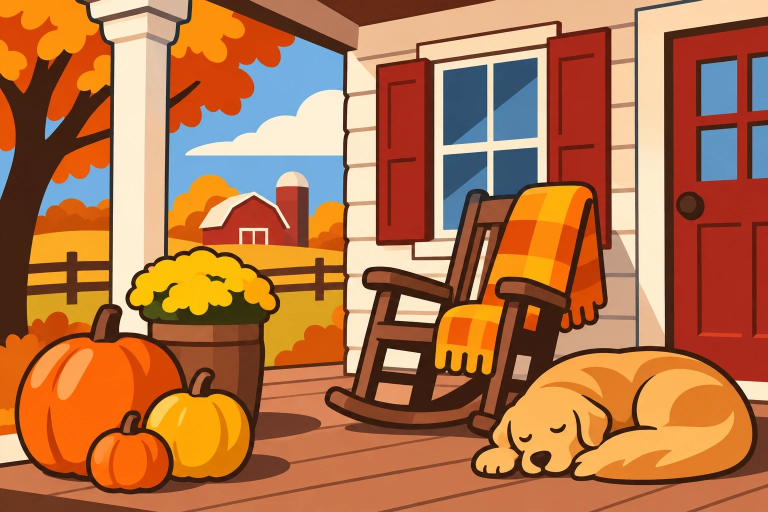
#> input picture research/segment/src/autumn-porch.jpg, 1536 x 1024 px (shown at 1/2 size)
$ python segment.py src/autumn-porch.jpg   (older library calls are emulated)
#> lines starting #> are read from the running program, lines starting #| are printed output that depends on the picture; after the words box and inside, x2 and y2 are one past the last pixel; in counts of white or black regions, pixels touching at a corner belong together
#!/usr/bin/env python3
"""Color-by-number segmentation experiment (Color Cafe, issue 11).

Pipeline: load -> optional smoothing -> Lab k-means quantise (N colours) ->
per-colour connected components -> merge small regions into best neighbour
(repeat until none below threshold) -> outlines -> number at most interior
point (distance transform) -> render page / palette / label map / previews.

Usage: python3 segment.py IMAGE --n 24 --smooth bilateral --min-area 400 --min-radius 6 --tag name
"""
import argparse, json, os, sys, time
import numpy as np
import cv2
from scipy import ndimage

T0 = time.perf_counter()
def tick(msg, t=[None]):
    now = time.perf_counter()
    if t[0] is not None:
        print(f"  [{now - t[0]:6.2f}s] {msg}", flush=True)
    t[0] = now

# ---------------------------------------------------------------- smoothing
def smooth(bgr, mode):
    if mode == "none":
        return bgr
    if mode == "bilateral":
        # two passes of a moderate bilateral: flattens brush texture, keeps edges
        x = cv2.bilateralFilter(bgr, d=9, sigmaColor=35, sigmaSpace=7)
        return cv2.bilateralFilter(x, d=9, sigmaColor=35, sigmaSpace=7)
    if mode == "strong":
        # three bilateral passes with a wider colour sigma: kills more brush texture
        x = bgr
        for _ in range(3):
            x = cv2.bilateralFilter(x, d=11, sigmaColor=50, sigmaSpace=9)
        return x
    if mode == "meanshift":
        # mean-shift is O(n * window); run at half resolution then upsample.
        h, w = bgr.shape[:2]
        small = cv2.resize(bgr, (w // 2, h // 2), interpolation=cv2.INTER_AREA)
        ms = cv2.pyrMeanShiftFiltering(small, sp=8, sr=20)
        return cv2.resize(ms, (w, h), interpolation=cv2.INTER_LINEAR)
    raise ValueError(mode)

# ---------------------------------------------------------------- quantise
def quantise_lab(bgr, n, seed=0, sample=200_000, max_share=1.0, min_split_de=4.0, n_max=None):
    """k-means in CIE Lab. Returns (colour index map uint8 HxW, palette BGR uint8 Nx3, palette Lab float Nx3)."""
    lab = cv2.cvtColor(bgr.astype(np.float32) / 255.0, cv2.COLOR_BGR2LAB)  # true CIE Lab: L 0..100, a/b ~ -128..127
    flat = lab.reshape(-1, 3)
    rng = np.random.default_rng(seed)
    idx = rng.choice(flat.shape[0], size=min(sample, flat.shape[0]), replace=False)
    crit = (cv2.TERM_CRITERIA_EPS + cv2.TERM_CRITERIA_MAX_ITER, 50, 0.5)
    _, _, centers = cv2.kmeans(flat[idx], n, None, crit, 5, cv2.KMEANS_PP_CENTERS)
    # assign every pixel to nearest centre (chunked to bound memory)
    out = np.empty(flat.shape[0], dtype=np.uint8)
    c2 = (centers ** 2).sum(1)
    step = 1_000_000
    for s in range(0, flat.shape[0], step):
        chunk = flat[s:s + step]
        d = c2[None, :] - 2.0 * chunk @ centers.T  # ||x-c||^2 - ||x||^2, argmin is same
        out[s:s + step] = d.argmin(1)
    # adaptive split: a colour that owns more than max_share of the pixels is re-split (k=2, Lab) so one
    # near-black colour cannot swallow half a dark painting. Stops when the two halves are closer than
    # min_split_de (not worth a new palette entry) or the palette hits n_max.
    n_max = n_max or n
    centers = centers.astype(np.float32)
    splits = []
    while len(centers) < n_max:
        share = np.bincount(out, minlength=len(centers)) / out.size
        c = int(share.argmax())
        if share[c] <= max_share:
            break
        members = np.flatnonzero(out == c)
        sub = flat[rng.choice(members, size=min(sample, members.size), replace=False)]
        _, _, sc = cv2.kmeans(sub, 2, None, crit, 3, cv2.KMEANS_PP_CENTERS)
        de = float(np.linalg.norm(sc[0] - sc[1]))
        if de < min_split_de:
            break
        # reassign this colour's pixels to the closer of the two sub-centres
        m = flat[members]
        d0 = ((m - sc[0]) ** 2).sum(1); d1 = ((m - sc[1]) ** 2).sum(1)
        new = len(centers)
        out[members[d1 < d0]] = new
        centers = np.vstack([centers, sc[1:2]]); centers[c] = sc[0]
        splits.append((c, new, round(de, 1), round(float(share[c]), 3)))
    if splits:
        print(f"    adaptive splits: {len(splits)} -> palette {len(centers)}: {splits}", flush=True)
    n = len(centers)
    # sort palette by luminance so numbering is dark->light (nicer legend)
    order = np.argsort(centers[:, 0])
    remap = np.empty(n, dtype=np.uint8); remap[order] = np.arange(n, dtype=np.uint8)
    out = remap[out]
    centers = centers[order]
    pal_bgr = (cv2.cvtColor(centers.reshape(1, -1, 3), cv2.COLOR_LAB2BGR).reshape(-1, 3) * 255.0).round().clip(0, 255).astype(np.uint8)
    return out.reshape(lab.shape[:2]), pal_bgr, centers

# ---------------------------------------------------------------- components
def components(cidx, n):
    """Connected components (4-connectivity) per colour. Returns label map int32 (1..R), region->colour array (len R+1), areas."""
    h, w = cidx.shape
    labels = np.zeros((h, w), dtype=np.int32)
    reg_colour = [0]
    areas = [0]
    offset = 0
    for c in range(n):
        mask = (cidx == c).astype(np.uint8)
        cnt, lab, stats, _ = cv2.connectedComponentsWithStats(mask, connectivity=4, ltype=cv2.CV_32S)
        if cnt <= 1:
            continue
        m = lab > 0
        labels[m] = lab[m] + offset
        reg_colour.extend([c] * (cnt - 1))
        areas.extend(stats[1:, cv2.CC_STAT_AREA].tolist())
        offset += cnt - 1
    return labels, np.array(reg_colour, dtype=np.int32), np.array(areas, dtype=np.int64)

def adjacency(labels):
    """Return (a, b, border_len) arrays for every pair of touching regions (a<b)."""
    pairs = []
    r = labels[:, :-1].ravel(); s = labels[:, 1:].ravel()
    m = r != s; pairs.append(np.stack([r[m], s[m]], 1))
    r = labels[:-1, :].ravel(); s = labels[1:, :].ravel()
    m = r != s; pairs.append(np.stack([r[m], s[m]], 1))
    p = np.concatenate(pairs)
    lo = p.min(1); hi = p.max(1)
    key = lo.astype(np.int64) * (labels.max() + 1) + hi
    uk, cnt = np.unique(key, return_counts=True)
    return uk // (labels.max() + 1), uk % (labels.max() + 1), cnt

def inscribed_radius(labels, nreg):
    """Distance-transform based 'most interior point' per region. Returns (radius[R+1], (y,x)[R+1])."""
    # boundary = pixel whose right or down neighbour has another label
    b = np.zeros(labels.shape, dtype=np.uint8)
    b[:, :-1] |= (labels[:, :-1] != labels[:, 1:])
    b[:-1, :] |= (labels[:-1, :] != labels[1:, :])
    b[:, -1] = 1; b[-1, :] = 1; b[0, :] = 1; b[:, 0] = 1  # image border counts as an edge
    dt = cv2.distanceTransform((1 - b), cv2.DIST_L2, 5)
    pos = ndimage.maximum_position(dt, labels=labels, index=np.arange(1, nreg + 1))
    pos = np.array(pos, dtype=np.int32)
    rad = np.zeros(nreg + 1, dtype=np.float32)
    rad[1:] = dt[pos[:, 0], pos[:, 1]]
    out = np.zeros((nreg + 1, 2), dtype=np.int32); out[1:] = pos
    return rad, out, dt

def merge_small(cidx, n, pal_lab, min_area, min_radius, max_passes=12):
    """Repeatedly merge regions below thresholds into the best touching neighbour.
    'best' = neighbour maximising shared-border-length / (1 + Lab distance)   (prefers long shared edge, similar colour).
    Merging recolours the small region to the neighbour's palette colour, then components are recomputed."""
    history = []
    for p in range(max_passes):
        labels, reg_colour, areas = components(cidx, n)
        R = len(areas) - 1
        rad, pos, _ = inscribed_radius(labels, R)
        small = np.zeros(R + 1, dtype=bool)
        small[1:] = (areas[1:] < min_area) | (rad[1:] < min_radius)
        nsmall = int(small.sum())
        history.append((R, nsmall, int(areas[1:].min()), float(rad[1:].min())))
        print(f"    pass {p}: regions={R:,} small={nsmall:,} min_area={areas[1:].min()} min_rad={rad[1:].min():.1f}", flush=True)
        if nsmall == 0:
            return labels, reg_colour, areas, rad, pos, history
        a, b, blen = adjacency(labels)
        # candidate merges: small region -> neighbour that is strictly "bigger" (area, then id) so the
        # merge graph is acyclic (no two small regions swapping colours forever).
        ea = np.concatenate([a, b]); eb = np.concatenate([b, a]); el = np.concatenate([blen, blen])
        bigger = (areas[eb] > areas[ea]) | ((areas[eb] == areas[ea]) & (eb > ea))
        keep = small[ea] & bigger
        ea, eb, el = ea[keep], eb[keep], el[keep]
        dcol = np.linalg.norm(pal_lab[reg_colour[ea]] - pal_lab[reg_colour[eb]], axis=1)
        # score: long shared edge, similar colour, prefer a neighbour that will survive
        score = el / (1.0 + dcol) * np.where(small[eb], 0.5, 1.0)
        order = np.lexsort((-score, ea))
        ea_s, eb_s = ea[order], eb[order]
        first = np.ones(len(ea_s), dtype=bool); first[1:] = ea_s[1:] != ea_s[:-1]
        target = np.arange(R + 1, dtype=np.int64)
        target[ea_s[first]] = eb_s[first]
        # pointer-jump so a->b->c resolves to c in this pass
        for _ in range(64):
            nt = target[target]
            if np.array_equal(nt, target):
                break
            target = nt
        new_col = reg_colour[target]
        cidx = new_col[labels].astype(np.uint8)
    labels, reg_colour, areas = components(cidx, n)
    R = len(areas) - 1
    rad, pos, _ = inscribed_radius(labels, R)
    return labels, reg_colour, areas, rad, pos, history

# ---------------------------------------------------------------- giant-region split
# [74 lines left out: function split_giants, not called in this run]

# ---------------------------------------------------------------- rendering
def outline_mask(labels):
    b = np.zeros(labels.shape, dtype=np.uint8)
    b[:, :-1] |= (labels[:, :-1] != labels[:, 1:])
    b[:-1, :] |= (labels[:-1, :] != labels[1:, :])
    return b

def render_page(labels, reg_colour, rad, pos, outline, number_min_radius=5.0):
    h, w = labels.shape
    page = np.full((h, w, 3), 255, dtype=np.uint8)
    # 2px grey outline
    thick = cv2.dilate(outline, np.ones((2, 2), np.uint8))
    page[thick > 0] = (90, 90, 90)
    R = len(reg_colour) - 1
    placed = 0
    for r in range(1, R + 1):
        rr = rad[r]
        if rr < number_min_radius:
            continue
        txt = str(int(reg_colour[r]) + 1)
        # font so the text height ~ 0.9 * inscribed diameter, capped
        scale = min(max(rr * 1.1 / 22.0, 0.3), 2.5)
        (tw, th), _ = cv2.getTextSize(txt, cv2.FONT_HERSHEY_SIMPLEX, scale, 1)
        if max(tw, th) > rr * 2.2:
            scale *= (rr * 2.2) / max(tw, th)
            (tw, th), _ = cv2.getTextSize(txt, cv2.FONT_HERSHEY_SIMPLEX, scale, 1)
        y, x = pos[r]
        cv2.putText(page, txt, (int(x - tw / 2), int(y + th / 2)), cv2.FONT_HERSHEY_SIMPLEX, scale, (40, 40, 40), 1, cv2.LINE_AA)
        placed += 1
    return page, placed

# [11 lines left out: function render_palette, not called in this run]

def label_vis(labels, reg_colour, pal_bgr):
    return pal_bgr[reg_colour[labels]]

# ---------------------------------------------------------------- main
def main():
    ap = argparse.ArgumentParser()
    ap.add_argument("image")
    ap.add_argument("--n", type=int, default=24)
    ap.add_argument("--smooth", default="bilateral", choices=["none", "bilateral", "strong", "meanshift"])
    ap.add_argument("--min-area", type=int, default=400)
    ap.add_argument("--min-radius", type=float, default=6.0)
    ap.add_argument("--max-share", type=float, default=1.0, help="split any palette colour owning more than this pixel fraction")
    ap.add_argument("--extra", type=int, default=12, help="max extra palette entries the adaptive split may add")
    ap.add_argument("--max-share-region", type=float, default=1.0, help="post-merge: split any region bigger than this fraction of the image")
    ap.add_argument("--tag", default=None)
    ap.add_argument("--out", default=os.path.join(os.path.dirname(os.path.abspath(__file__)), "out"))
    ap.add_argument("--save-all", action="store_true", help="save page/palette/label map/previews (else only stats)")
    args = ap.parse_args()

    name = os.path.splitext(os.path.basename(args.image))[0]
    tag = args.tag or f"{name}_n{args.n}_{args.smooth}_a{args.min_area}_r{int(args.min_radius)}" + (f"_ms{int(args.max_share*100)}" if args.max_share < 1 else "") + (f"_split{int(args.max_share_region*100)}" if args.max_share_region < 1 else "")
    os.makedirs(args.out, exist_ok=True)
    print(f"== {tag}")
    t_start = time.perf_counter()
    tick("start")
    orig = cv2.imread(args.image, cv2.IMREAD_COLOR)
#> orig is the input picture: shape (1024, 1536, 3); mean B, G, R 73.5, 115.6, 178.7
    h, w = orig.shape[:2]
    tick(f"loaded {w}x{h}")
    sm = smooth(orig, args.smooth)
    tick(f"smooth={args.smooth}")
    cidx, pal_bgr, pal_lab = quantise_lab(sm, args.n, max_share=args.max_share, n_max=args.n + args.extra)
#> in quantise_lab, `_, _, centers = cv2.kmeans(flat[idx], n, None, crit, 5, cv2.KMEANS_PP_..`: centers = 24 rows, first 8: [78.44, 11.03, 24.64], [38.35, 51.02, 40.03], [15.53, 14.03, 16.47], [62.69, 32.71, 61.01], [57.12, -5.12, -27.05], [75.41, 20.23, 75.46], [58.46, 29.24, 36.82], [61.37, 52.96, 69.02]
#> in quantise_lab, `c2 = (centers ** 2).sum(1)`: c2 = 24 values, max 13405.3 at index 15, min 610.7 at index 22, mean 6458.2
#> the loop in quantise_lab, `while len(centers) < n_max:` made 1 pass
#> c on pass 1: 2
#> after the loop in quantise_lab, `while len(centers) < n_max:`: splits = []
#> in quantise_lab, `n = len(centers)`: n = 24
#> in quantise_lab, `order = np.argsort(centers[:, 0])`: order = 24 values, max 23 at index 1, min 0 at index 19, mean 11.5
#> in quantise_lab, `centers = centers[order]`: centers = 24 rows, first 8: [15.53, 14.03, 16.47], [22.03, -3.01, 24.61], [23.18, 32.71, 27.37], [24.51, 2.15, 2.33], [27.42, 21.01, 23.27], [33.59, -2.38, -20.74], [38.35, 51.02, 40.03], [41.73, 26.49, 31.53]
#> in quantise_lab, `pal_bgr = (cv2.cvtColor(centers.reshape(1, -1, 3), cv2.COLOR_LAB2BGR)...`: pal_bgr = 24 rows, first 8: [15, 30, 62], [14, 53, 59], [15, 29, 104], [55, 57, 63], [30, 51, 102], [112, 82, 49], [27, 42, 170], [47, 80, 150]
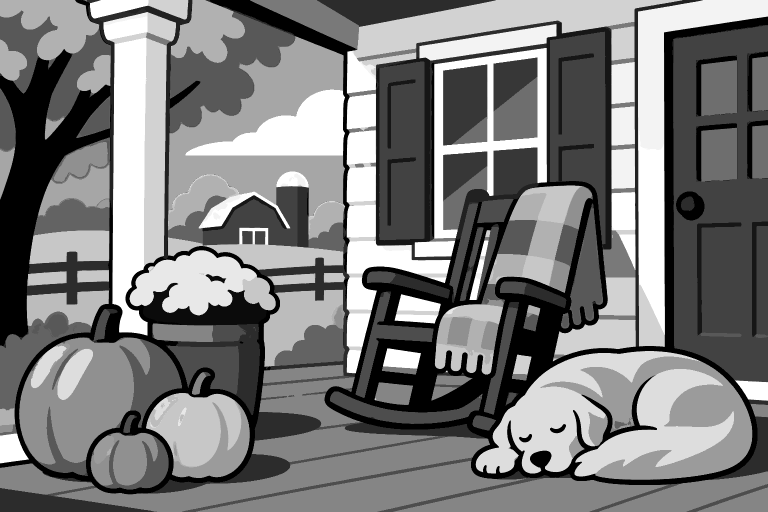
#> cidx: shape (1024, 1536) (shown at 1/2 size); min 0, max 23, mean 11.3; drawn with min black and max white
#> pal_lab has the same summary as centers in quantise_lab
    n_final = len(pal_bgr)
#> n_final = 24
    tick(f"kmeans N={args.n} -> palette {n_final}")
    labels0, rc0, areas0 = components(cidx, n_final)
#> the loop in components, `for c in range(n):` made 24 passes
#> (cnt, offset) on passes 1 to 8: (65, 64), (50, 113), (488, 600), (252, 851), (1665, 2515), (148, 2662), (400, 3061), (2091, 5151)
#> pass 1, in components, `cnt, lab, stats, _ = cv2.connectedComponentsWithStats(mask, connectivi..`:
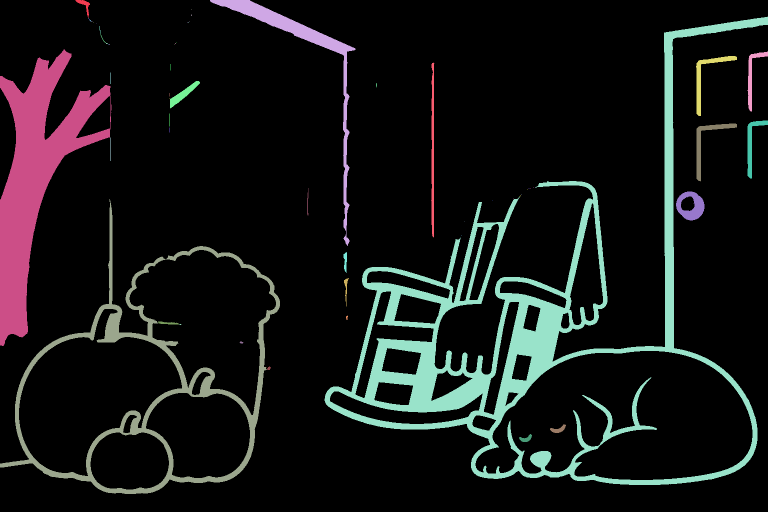
#> lab: shape (1024, 1536) int32 (shown at 1/2 size); 65 distinct labels, from 0 to 64; one colour per label, 0 black
#> after the loop in components, `for c in range(n):`:
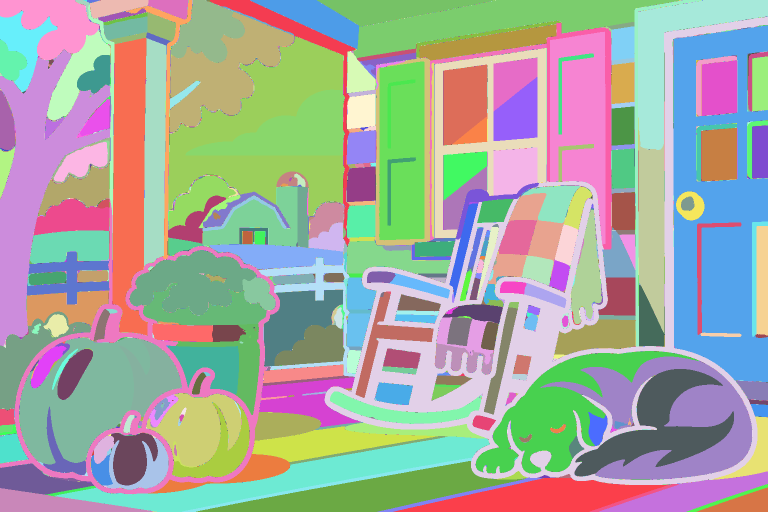
#> labels: shape (1024, 1536) int32 (shown at 1/2 size); 11123 distinct labels, from 1 to 11123; one colour per label, 0 black
#> after the loop in components, `for c in range(n):`:
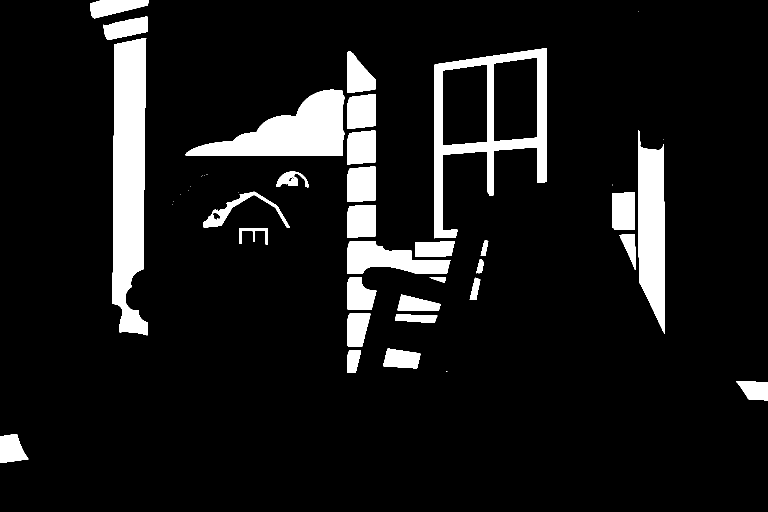
#> mask: shape (1024, 1536) (shown at 1/2 size); values 0 (black) and 1 (white), 9.6% white; 44 white regions (14 under 20 px), largest, box (x1, y1, x2, y2) and area: (225, 76, 295, 671) 33244, (371, 179, 690, 311) 21265, (869, 96, 1093, 477) 20665
#> after the loop in components, `for c in range(n):`: areas = 11124 values, max 100308 at index 5, min 0 at index 0, mean 141.4; offset = 11123; reg_colour = 11124 values from 0 to 23
#> rc0 = 11124 values from 0 to 23; areas0 has the same summary as areas in components
    tick(f"raw components: {len(areas0)-1:,} regions, {int((areas0[1:] < args.min_area).sum()):,} below {args.min_area}px")
    labels, reg_colour, areas, rad, pos, hist = merge_small(cidx, n_final, pal_lab, args.min_area, args.min_radius)
#> the loop in merge_small, `for p in range(max_passes):` made 3 passes
#> R on passes 1 to 3: 11123, 178, 151
#> (printed output is left out)
#> pass 1, in inscribed_radius, `dt = cv2.distanceTransform((1 - b), cv2.DIST_L2, 5)`:
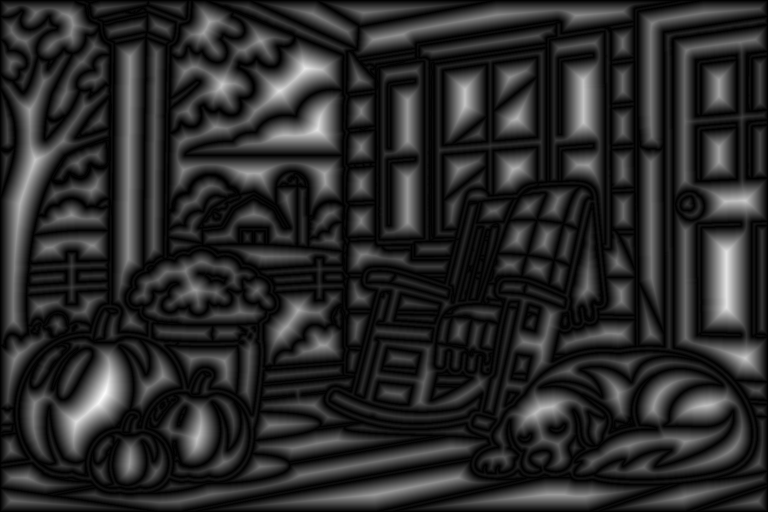
#> dt: shape (1024, 1536) float32 (shown at 1/2 size); min 0, max 56.19, mean 9.3; drawn with min black and max white
#> after the loop in merge_small, `for p in range(max_passes):`:
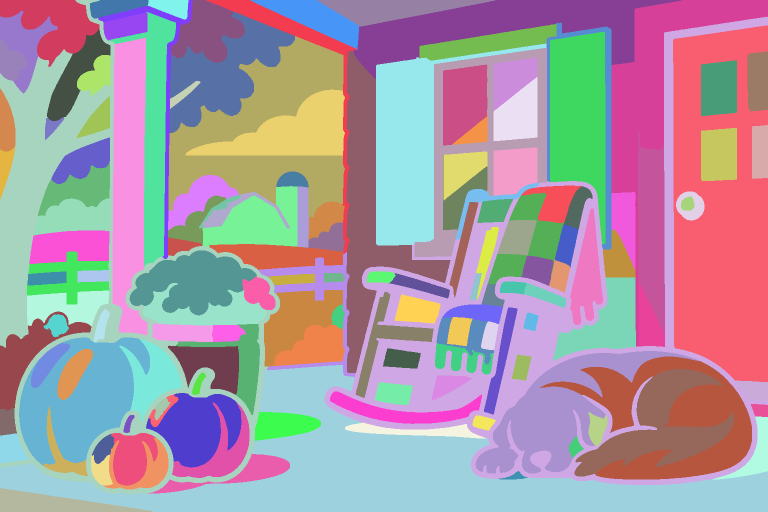
#> labels: shape (1024, 1536) int32 (shown at 1/2 size); 151 distinct labels, from 1 to 151; one colour per label, 0 black
#> after the loop in merge_small, `for p in range(max_passes):`: history = [(11123, 10941, 1, 0), (178, 27, 1, 0), (151, 0, 406, 6)]
#> reg_colour = 152 values from 0 to 23; areas = 152 values, max 140709 at index 74, min 0 at index 0, mean 10347.8; rad = 152 values, max 94 at index 28, min 0 at index 0, mean 23.14; pos = 152 pairs, first value 0 to 1001, second value 0 to 1523; hist has the same summary as history in merge_small
    R = len(areas) - 1
#> R = 151
    tick(f"merged: {R:,} regions")
    if args.max_share_region < 1.0:
        labels, reg_colour, areas, nchunks = split_giants(labels, reg_colour, areas, orig, int(args.max_share_region * h * w), args.min_area, args.min_radius)
        R = len(areas) - 1
        rad, pos, _ = inscribed_radius(labels, R)
        tick(f"giant split: {nchunks} chunks -> {R:,} regions")
    outline = outline_mask(labels)
    page, placed = render_page(labels, reg_colour, rad, pos, outline)
#> in render_page, `page[thick > 0] = (90, 90, 90)`:
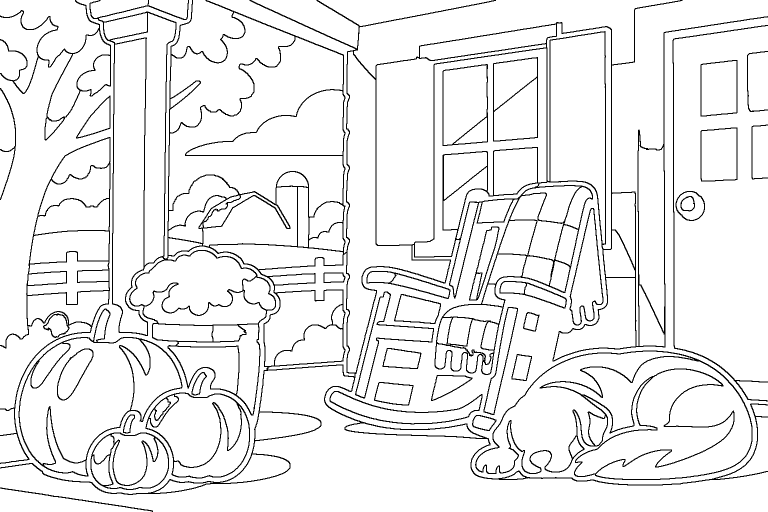
#> page: shape (1024, 1536, 3) (shown at 1/2 size); values 90 (black) and 255 (white), 92.9% white; black in thin lines or dots
#> the loop in render_page, `for r in range(1, R + 1):` made 151 passes
#> (rr, txt, scale, y, x) on passes 1 to 3: (43.94, '1', 2.2, 319, 70), (15.98, '1', 0.799, 16, 495), (29.79, '1', 1.49, 689, 1081)
#> (the rest of the program and of its run is left out)
